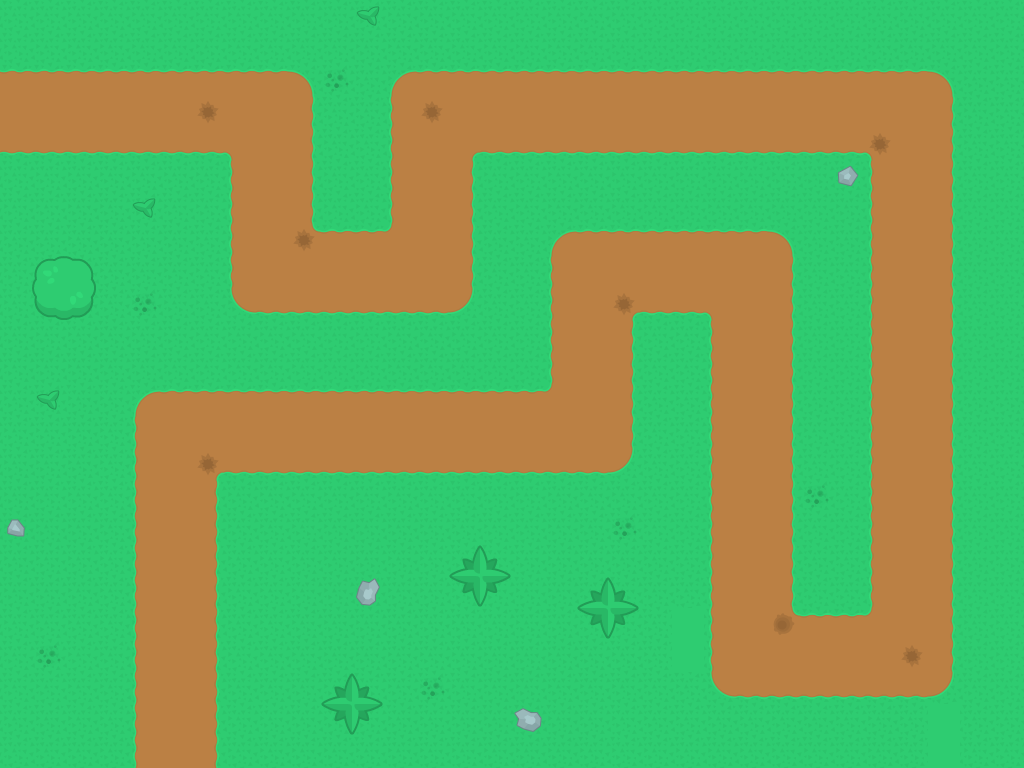

Rendered tile map (Tiled .tmx) drawn with the repository's tilesets; below, a short description and the full map source, tile grids included:
An orthogonal 32x24 tile map with 32x32 px tiles, 3 tile layers (Ground, Towers, Decoration), 2 tilesets and 13 objects (point_1, point_2, point_3, point_4, point_5, ...).

<map version="1.2" tiledversion="1.3.3" orientation="orthogonal" renderorder="right-down" width="32" height="24" tilewidth="32" tileheight="32" infinite="0" nextlayerid="6" nextobjectid="14">
 <tileset firstgid="1" name="towerDefense_tilesheet_32x32" tilewidth="32" tileheight="32" tilecount="299" columns="23">
  <image source="towerDefense_tilesheet_32x32.png" width="736" height="416" />
 </tileset>
 <tileset firstgid="300" name="towerDefense_tilesheet_64x64" tilewidth="64" tileheight="64" tilecount="299" columns="23">
  <image source="towerDefense_tilesheet_64x64.png" width="1472" height="832" />
 </tileset>
 <layer id="1" name="Ground" width="32" height="24">
  <data encoding="csv">
25,25,25,25,25,25,25,25,25,25,25,25,25,25,25,25,25,25,25,25,25,25,25,25,25,25,25,25,25,25,25,25,
25,25,25,25,25,25,25,25,25,25,25,25,25,25,25,25,25,25,25,25,25,25,25,25,25,25,25,25,25,25,25,25,
48,48,48,48,48,48,48,48,48,5,25,25,4,48,48,48,48,48,48,48,48,48,48,48,48,48,48,48,48,5,25,25,
51,51,51,51,51,51,51,51,51,24,25,25,26,51,51,51,51,51,51,51,51,51,51,51,51,51,51,51,51,24,25,25,
2,2,2,2,2,2,2,3,51,24,25,25,26,51,1,2,2,2,2,2,2,2,2,2,2,2,2,3,51,24,25,25,
25,25,25,25,25,25,25,26,51,24,25,25,26,51,24,25,25,25,25,25,25,25,25,25,25,25,25,26,51,24,25,25,
25,25,25,25,25,25,25,26,51,24,25,25,26,51,24,25,25,25,25,25,25,25,25,25,25,25,25,26,51,24,25,25,
25,25,25,25,25,25,25,26,51,47,48,48,49,51,24,25,25,4,48,48,48,48,48,48,5,25,25,26,51,24,25,25,
25,25,25,25,25,25,25,26,51,51,51,51,51,51,24,25,25,26,51,51,51,51,51,51,24,25,25,26,51,24,25,25,
25,25,25,25,25,25,25,27,2,2,2,2,2,2,28,25,25,26,51,1,2,2,3,51,24,25,25,26,51,24,25,25,
25,25,25,25,25,25,25,25,25,25,25,25,25,25,25,25,25,26,51,24,25,25,26,51,24,25,25,26,51,24,25,25,
25,25,25,25,25,25,25,25,25,25,25,25,25,25,25,25,25,26,51,24,25,25,26,51,24,25,25,26,51,24,25,25,
25,25,25,25,4,48,48,48,48,48,48,48,48,48,48,48,48,49,51,24,25,25,26,51,24,25,25,26,51,24,25,25,
25,25,25,25,26,51,51,51,51,51,51,51,51,51,51,51,51,51,51,24,25,25,26,51,24,25,25,26,51,24,25,25,
25,25,25,25,26,51,1,2,2,2,2,2,2,2,2,2,2,2,2,28,25,25,26,51,24,25,25,26,51,24,25,25,
25,25,25,25,26,51,24,25,25,25,25,25,25,25,25,25,25,25,25,25,25,25,26,51,24,25,25,26,51,24,25,25,
25,25,25,25,26,51,24,25,25,25,25,25,25,25,25,25,25,25,25,25,25,25,26,51,24,25,25,26,51,24,25,25,
25,25,25,25,26,51,24,25,25,25,25,25,25,25,25,25,25,25,25,25,25,25,26,51,24,25,25,26,51,24,25,25,
25,25,25,25,26,51,24,25,25,25,25,25,25,25,25,25,25,25,25,25,25,25,26,51,24,25,25,26,51,24,25,25,
25,25,25,25,26,51,24,25,25,25,25,25,25,25,25,25,25,25,25,25,25,120,26,51,47,48,48,49,51,24,25,25,
25,25,25,25,26,51,24,25,25,25,25,25,25,25,25,25,25,25,25,25,25,120,26,51,51,51,51,51,51,24,25,25,
25,25,25,25,26,51,24,25,25,25,25,25,25,25,25,25,25,25,25,25,25,25,27,2,2,2,2,2,2,28,25,25,
25,25,25,25,26,51,24,25,25,25,25,25,25,25,25,25,25,25,25,25,25,25,25,25,25,25,25,25,25,120,25,25,
25,25,25,25,26,51,24,25,25,25,25,25,25,25,25,25,25,25,25,25,25,25,25,25,25,25,25,25,25,120,25,25
</data>
 </layer>
 <layer id="2" name="Towers" width="32" height="24">
  <data encoding="csv">
0,0,0,0,0,0,0,0,0,0,0,0,0,0,0,0,0,0,0,0,0,0,0,0,0,0,0,0,0,0,0,0,
0,0,0,0,0,0,0,0,0,0,0,0,0,0,0,0,0,0,0,0,0,0,0,0,0,0,0,0,0,0,0,0,
0,0,0,0,0,0,0,0,0,0,0,0,0,0,0,0,0,0,0,0,0,0,0,0,0,0,0,0,0,0,0,0,
0,0,0,0,0,0,0,0,0,0,0,0,0,0,0,0,0,0,0,0,0,0,0,0,0,0,0,0,0,0,0,0,
0,0,0,0,0,0,0,0,0,0,0,0,0,0,0,0,0,0,0,0,0,0,0,0,0,0,0,0,0,0,0,0,
0,0,0,0,0,0,0,0,0,0,0,0,0,0,0,0,0,0,0,0,0,0,0,0,0,0,0,0,0,0,0,0,
0,0,0,0,0,0,0,0,0,0,0,0,0,0,0,0,0,0,0,0,0,0,0,0,0,0,0,0,0,0,0,0,
0,0,0,0,0,0,0,0,0,0,0,0,0,0,0,0,0,0,0,0,0,0,0,0,0,0,0,0,0,0,0,0,
0,0,0,0,0,0,0,0,0,0,0,0,0,0,0,0,0,0,0,0,0,0,0,0,0,0,0,0,0,0,0,0,
0,0,0,0,0,0,0,0,0,0,0,0,0,0,0,0,0,0,0,0,0,0,0,0,0,0,0,0,0,0,0,0,
0,0,0,0,0,0,0,0,0,0,0,0,0,0,0,0,0,0,0,0,0,0,0,0,0,0,0,0,0,0,0,0,
0,0,0,0,0,0,0,0,0,0,0,0,0,0,0,0,0,0,0,0,0,0,0,0,0,0,0,0,0,0,0,0,
0,0,0,0,0,0,0,0,0,0,0,0,0,0,0,0,0,0,0,0,0,0,0,0,0,0,0,0,0,0,0,0,
0,0,0,0,0,0,0,0,0,0,0,0,0,0,0,0,0,0,0,0,0,0,0,0,0,0,0,0,0,0,0,0,
0,0,0,0,0,0,0,0,0,0,0,0,0,0,0,0,0,0,0,0,0,0,0,0,0,0,0,0,0,0,0,0,
0,0,0,0,0,0,0,0,0,0,0,0,0,0,0,0,0,0,0,0,0,0,0,0,0,0,0,0,0,0,0,0,
0,0,0,0,0,0,0,0,0,0,0,0,0,0,0,0,0,0,0,0,0,0,0,0,0,0,0,0,0,0,0,0,
0,0,0,0,0,0,0,0,0,0,0,0,0,0,0,0,0,0,0,0,0,0,0,0,0,0,0,0,0,0,0,0,
0,0,0,0,0,0,0,0,0,0,0,0,0,0,0,0,0,0,0,0,0,0,0,0,0,0,0,0,0,0,0,0,
0,0,0,0,0,0,0,0,0,0,0,0,0,0,0,0,0,0,0,0,0,0,0,0,0,0,0,0,0,0,0,0,
0,0,0,0,0,0,0,0,0,0,0,0,0,0,0,0,0,0,0,0,0,0,0,0,0,0,0,0,0,0,0,0,
0,0,0,0,0,0,0,0,0,0,0,0,0,0,0,0,0,0,0,0,0,0,0,0,0,0,0,0,0,0,0,0,
0,0,0,0,0,0,0,0,0,0,0,0,0,0,0,0,0,0,0,0,0,0,0,0,0,0,0,0,0,0,0,0,
0,0,0,0,0,0,0,0,0,0,0,0,0,0,0,0,0,0,0,0,0,0,0,0,0,0,0,0,0,0,0,0
</data>
 </layer>
 <layer id="3" name="Decoration" width="32" height="24">
  <data encoding="csv">
0,0,0,0,0,0,0,0,0,0,0,133,0,0,0,0,0,0,0,0,0,0,0,0,0,0,0,0,0,0,0,0,
0,0,0,0,0,0,0,0,0,0,0,0,0,0,0,0,0,0,0,0,0,0,0,0,0,0,0,0,0,0,0,0,
0,0,0,0,0,0,0,0,0,0,21,0,0,0,0,0,0,0,0,0,0,0,0,0,0,0,0,0,0,0,0,0,
0,0,0,0,0,0,22,0,0,0,0,0,0,22,0,0,0,0,0,0,0,0,0,0,0,0,0,0,0,0,0,0,
0,0,0,0,0,0,0,0,0,0,0,0,0,0,0,0,0,0,0,0,0,0,0,0,0,0,0,22,0,0,0,0,
0,0,0,0,0,0,0,0,0,0,0,0,0,0,0,0,0,0,0,0,0,0,0,0,0,0,138,0,0,0,0,0,
0,0,0,0,133,0,0,0,0,0,0,0,0,0,0,0,0,0,0,0,0,0,0,0,0,0,0,0,0,0,0,0,
0,0,0,0,0,0,0,0,0,22,0,0,0,0,0,0,0,0,0,0,0,0,0,0,0,0,0,0,0,0,0,0,
0,0,0,0,0,0,0,0,0,0,0,0,0,0,0,0,0,0,0,0,0,0,0,0,0,0,0,0,0,0,0,0,
0,430,0,0,21,0,0,0,0,0,0,0,0,0,0,0,0,0,0,22,0,0,0,0,0,0,0,0,0,0,0,0,
0,0,0,0,0,0,0,0,0,0,0,0,0,0,0,0,0,0,0,0,0,0,0,0,0,0,0,0,0,0,0,0,
0,0,0,0,0,0,0,0,0,0,0,0,0,0,0,0,0,0,0,0,0,0,0,0,0,0,0,0,0,0,0,0,
0,133,0,0,0,0,0,0,0,0,0,0,0,0,0,0,0,0,0,0,0,0,0,0,0,0,0,0,0,0,0,0,
0,0,0,0,0,0,0,0,0,0,0,0,0,0,0,0,0,0,0,0,0,0,0,0,0,0,0,0,0,0,0,0,
0,0,0,0,0,0,22,0,0,0,0,0,0,0,0,0,0,0,0,0,0,0,0,0,0,0,0,0,0,0,0,0,
0,0,0,0,0,0,0,0,0,0,0,0,0,0,0,0,0,0,0,0,0,0,0,0,0,21,0,0,0,0,0,0,
136,0,0,0,0,0,0,0,0,0,0,0,0,0,0,0,0,0,0,21,0,0,0,0,0,0,0,0,0,0,0,0,
0,0,0,0,0,0,0,0,0,0,0,0,0,0,0,0,0,0,0,0,0,0,0,0,0,0,0,0,0,0,0,0,
0,0,0,0,0,0,0,0,0,0,0,2684354697,0,0,434,0,0,0,0,0,0,0,0,0,0,0,0,0,0,0,0,0,
0,0,0,0,0,0,0,0,0,0,0,0,0,0,0,0,0,0,434,0,0,0,0,0,20,0,0,0,0,0,0,0,
0,21,0,0,0,0,0,0,0,0,0,0,0,0,0,0,0,0,0,0,0,0,0,0,0,0,0,0,22,0,0,0,
0,0,0,0,0,0,0,0,0,0,0,0,0,21,0,0,0,0,0,0,0,0,0,0,0,0,0,0,0,0,0,0,
0,0,0,0,0,0,0,0,0,0,434,0,0,0,0,0,137,0,0,0,0,0,0,0,0,0,0,0,0,0,0,0,
0,0,0,0,0,0,0,0,0,0,0,0,0,0,0,0,0,0,0,0,0,0,0,0,0,0,0,0,0,0,0,0
</data>
 </layer>
 <objectgroup id="4" name="TowerObject" />
 <objectgroup id="5" name="Road_points">
  <object id="1" name="point_1" x="0" y="96" width="32" height="32" />
  <object id="2" name="point_2" x="256" y="96" width="32" height="32" />
  <object id="3" name="point_3" x="256" y="256" width="32" height="32" />
  <object id="4" name="point_4" x="416" y="256" width="32" height="32" />
  <object id="5" name="point_5" x="416" y="96" width="32" height="32" />
  <object id="6" name="point_6" x="896" y="96" width="32" height="32" />
  <object id="7" name="point_7" x="896" y="640" width="32" height="32" />
  <object id="8" name="point_8" x="736" y="640" width="32" height="32" />
  <object id="9" name="point_9" x="736" y="256" width="32" height="32" />
  <object id="10" name="point_10" x="576" y="256" width="32" height="32" />
  <object id="11" name="point_11" x="576" y="416" width="32" height="32" />
  <object id="12" name="point_12" x="160" y="416" width="32" height="32" />
  <object id="13" name="point_13" x="160" y="736" width="32" height="32" />
 </objectgroup>
</map>
